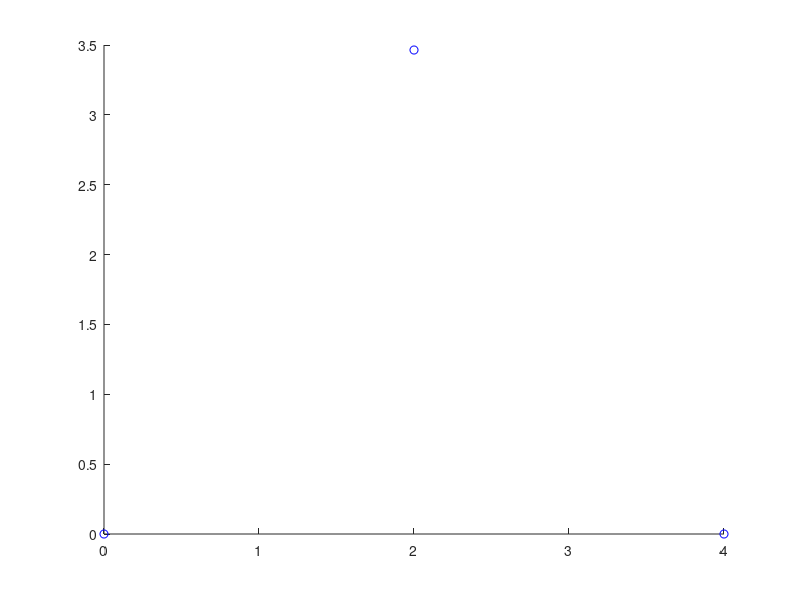

The MATLAB script that drew this image: (Note: this script raises an error after producing the figure.)
clc
clear all
close
G=6.667E-11;
%n=input('次数');%10e6...
%t=input('dt');
n=1000000;
t=0.00001;
PL=[[0 0] ; [4 0] ; [2 2*3^0.5]];

v=[[0.1 0] ; [0 0.1] ; [0.1 0.1]];

M=[1e10 ; 1e10 ; 1e10];

R1=zeros(n,2);
R2=zeros(n,2);
R3=zeros(n,2);

V1=zeros(n,2);
V2=zeros(n,2);
V3=zeros(n,2);
T=t:t:t*n;

    figure(1);
    hold on
    plot(PL(:,1),PL(:,2),'bo')

for times=1:n
    
    DIS12=((PL(1,1)-PL(2,1))^2+(PL(1,2)-PL(2,2))^2)^0.5;
    DIS13=((PL(1,1)-PL(3,1))^2+(PL(1,2)-PL(3,2))^2)^0.5;
    DIS23=((PL(3,1)-PL(2,1))^2+(PL(3,2)-PL(2,2))^2)^0.5;  
    
    dF12=gravity(M(1),M(2),DIS12);
    dF13=gravity(M(1),M(3),DIS13);
    dF23=gravity(M(3),M(2),DIS23);

    f12x=(PL(2,1)-PL(1,1))/DIS12*dF12;
    f12y=(PL(2,2)-PL(1,2))/DIS12*dF12;
    f13x=(PL(3,1)-PL(1,1))/DIS13*dF13;
    f13y=(PL(3,2)-PL(1,2))/DIS13*dF13;
    f23x=(PL(3,1)-PL(2,1))/DIS23*dF23;
    f23y=(PL(3,2)-PL(2,2))/DIS23*dF23;

    f1x=f12x+f13x;
    f1y=f12y+f13y;
    f2x=-f12x+f23x;
    f2y=-f12y+f23y;
    f3x=-f23x-f13x;
    f3y=-f23y-f13y;

    a1x=f1x / M(1);
    a1y=f1y / M(1);
    a2x=f2x / M(2);
    a2y=f2y / M(2);
    a3x=f3x / M(3);
    a3y=f3y / M(3);
    
    v(1,:)=v(1,:)+[a1x a1y].*t;
    v(2,:)=v(2,:)+[a2x a2y].*t;
    v(3,:)=v(3,:)+[a3x a3y].*t;
    
    PL(1,:)=PL(1,:)+v(1,:).*t;
    PL(2,:)=PL(2,:)+v(2,:).*t;
    PL(3,:)=PL(3,:)+v(3,:).*t;
    
    R1(times,:)=PL(1,:);
    R2(times,:)=PL(2,:);
    R3(times,:)=PL(3,:);
    
    V1(times,:)=v(1,:);
    V2(times,:)=v(2,:);
    V3(times,:)=v(3,:);
    

end



    plot(R1(:,1),R1(:,2),'r--');
    plot(R2(:,1),R2(:,2),'b-.');
    plot(R3(:,1),R3(:,2),'g-');
    figure(2);
    subplot(3,2,1),plot(R1(:,1),R1(:,2),'r--');
    subplot(3,2,3),plot(R2(:,1),R2(:,2),'b-.');
    subplot(3,2,5),plot(R3(:,1),R3(:,2),'g-');
    X=((V1(:,1).^2+V1(:,2).^2).^0.5);
    Y=((V2(:,1).^2+V2(:,2).^2).^0.5);
    Z=((V3(:,1).^2+V3(:,2).^2).^0.5);
    subplot(3,2,2),plot(T,X,'r--')
    subplot(3,2,4),plot(T,Y,'b-.')
    subplot(3,2,6),plot(T,Z,'g-') 
function f = gravity(m1,m2,r)
    G=6.667E-11;
    f=(G*m1*m2)/(r^2);
end